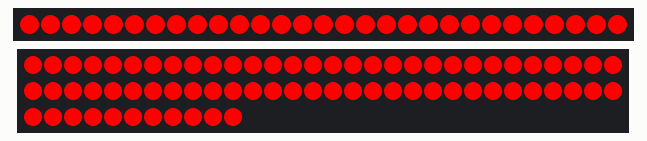
Simulated run of this program. Board: Teensy 4. Shown: 29 RGB LEDs in strip order, left to right, 71 RGB LEDs in strip order, left to right, continuing on the next row. Dim RGB values are drawn brighter than linear; random numbers use the default seed unless the program sets one.

Above: at 0.2 s.
At 0.7 s:
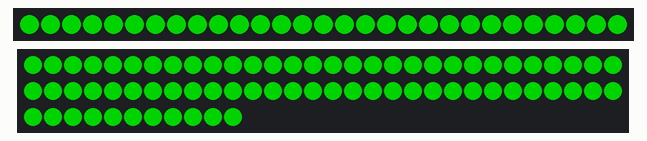
At 1.2 s:
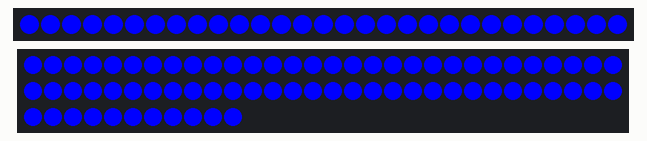
At 1.7 s:
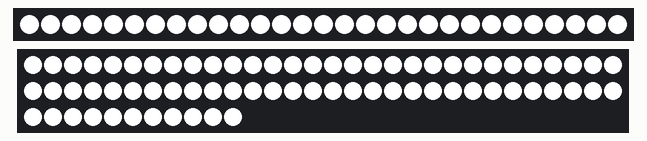
At 6.8 s:
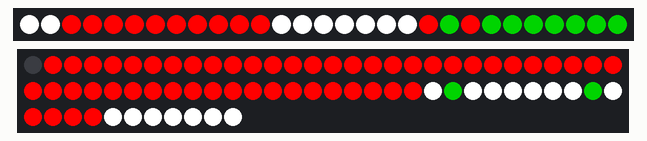
At 34.84 s:
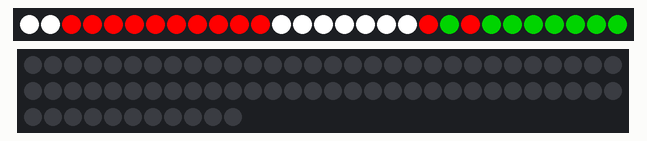

Measured:
- what the display in image 0 shows lasts 0.5 s, from 0.1 s to 0.6 s
- what the display in image 4 shows lasts 2.2 s, from 6.8 s to 9.0 s
- what the display in image 5 shows lasts 0.5 s, from 34.6 s to 35.1 s

The program:

main.cpp
```cpp
#include <FastLED.h>
#include <vector>

#define NUM_LEDS_HEAD 29 // Number of LEDs on head
#define NUM_LEDS_BODY 71 // Number of LEDs on body
#define DATA_PIN_HEAD 4  // Teensy connection for head
#define DATA_PIN_BODY 3  // Teensy connection for body
#define BRIGHTNESS 255   // Brightness of LEDs (0-255)
#define LED_TYPE WS2811  // LED type
#define COLOR_ORDER RGB  // Color order for WS2811 LEDs

typedef enum
{
  HEAD,
  BODY
} LED_ARRAY;

typedef struct
{
  LED_ARRAY arrayIndex;
  int min_index;
  int max_index;
  CRGB defaultColor;
  CRGB *led_array;
} LED_SEGMENT_RANGE;

typedef enum
{
  HEART_0,
  HEART_1,
  HEART_2,
  HEART_3,
  RIGHT_ARM,
  RIGHT_CUFF,
  RIGHT_FINGER,
  BELT,
  LEFT_FINGER,
  LEFT_CUFF,
  LEFT_ARM,
  COLLAR,
  TASSEL,
  HAT,
  TRIM,
  LEFT_EYE,
  NOSE,
  RIGHT_EYE,
  MOUTH
} grinchSegmentIndex;

LED_SEGMENT_RANGE grinchSegments[] = {
    {BODY, 0, 0, CRGB::Red},     // heart 0
    {BODY, 1, 10, CRGB::Red},    // heart 1
    {BODY, 11, 26, CRGB::Red},   // heart 2
    {BODY, 27, 44, CRGB::Red},   // heart 3
    {BODY, 45, 49, CRGB::Red},   // right arm
    {BODY, 50, 50, CRGB::White}, // right cuff
    {BODY, 51, 51, CRGB::Green}, // right finger
    {BODY, 52, 57, CRGB::White}, // belt
    {BODY, 58, 58, CRGB::Green}, // left finger
    {BODY, 59, 59, CRGB::White}, // left cuff
    {BODY, 60, 63, CRGB::Red},   // left arm
    {BODY, 64, 70, CRGB::White}, // collar
    {HEAD, 0, 1, CRGB::White},   // tassel
    {HEAD, 2, 11, CRGB::Red},    // hat
    {HEAD, 12, 18, CRGB::White}, // trim
    {HEAD, 19, 19, CRGB::Red},   // left eye
    {HEAD, 20, 20, CRGB::Green}, // nose
    {HEAD, 21, 21, CRGB::Red},   // right eye
    {HEAD, 22, 28, CRGB::Green}, // mouth
};

CRGB leds_head[NUM_LEDS_HEAD];
CRGB leds_body[NUM_LEDS_BODY];

void selfTest()
{
  fill_solid(leds_head, NUM_LEDS_HEAD, CRGB::Red);
  fill_solid(leds_body, NUM_LEDS_BODY, CRGB::Red);
  FastLED.show();
  delay(500);
  FastLED.clear(true); // Ensure all LEDs start off
  fill_solid(leds_head, NUM_LEDS_HEAD, CRGB::Green);
  fill_solid(leds_body, NUM_LEDS_BODY, CRGB::Green);
  FastLED.show();
  delay(500);
  FastLED.clear(true); // Ensure all LEDs start off
  fill_solid(leds_head, NUM_LEDS_HEAD, CRGB::Blue);
  fill_solid(leds_body, NUM_LEDS_BODY, CRGB::Blue);
  FastLED.show();
  delay(500);
  FastLED.clear(true); // Ensure all LEDs start off
  fill_solid(leds_head, NUM_LEDS_HEAD, CRGB::White);
  fill_solid(leds_body, NUM_LEDS_BODY, CRGB::White);
  FastLED.show();
  delay(500);
  FastLED.clear(true); // Ensure all LEDs start off
  delay(1000);
}

void setup()
{
  FastLED.addLeds<LED_TYPE, DATA_PIN_HEAD, COLOR_ORDER>(leds_head, NUM_LEDS_HEAD).setCorrection(TypicalLEDStrip);
  FastLED.addLeds<LED_TYPE, DATA_PIN_BODY, COLOR_ORDER>(leds_body, NUM_LEDS_BODY).setCorrection(TypicalLEDStrip);
  FastLED.setBrightness(BRIGHTNESS);
  FastLED.clear(true); // Ensure all LEDs start off
  FastLED.show();
  delay(100);
  selfTest();

  // Serial.begin(9600); // Baud rate must match monitor_speed in platformio.ini

  // Loop over all grinchSegments
  int segmentCount = sizeof(grinchSegments) / sizeof(grinchSegments[0]); // Calculate the number of segments

  for (int i = 0; i < segmentCount; ++i)
  {
    LED_SEGMENT_RANGE &segment = grinchSegments[i];

    // Initialize LED array pointer based on the array index
    if (segment.arrayIndex == HEAD)
    {
      segment.led_array = leds_head;
    }
    else if (segment.arrayIndex == BODY)
    {
      segment.led_array = leds_body;
    }
  }
}

void flashSegment(grinchSegmentIndex bodyPart, int time = 100, bool clear = false)
{
  LED_SEGMENT_RANGE &segment = grinchSegments[bodyPart];
  int i;
  for (i = segment.min_index; i <= segment.max_index; i++)
  {
    segment.led_array[i] = segment.defaultColor;
  }
  FastLED.show();
  delay(time);

  if (clear)
  {
    for (i = segment.min_index; i <= segment.max_index; i++)
    {
      segment.led_array[i] = CRGB::Black;
    }
  }
  delay(time);
}

void warmup()
{
  flashSegment(TASSEL);
  flashSegment(HAT);
  flashSegment(TRIM);
  flashSegment(RIGHT_EYE);
  flashSegment(LEFT_EYE);
  flashSegment(NOSE);
  flashSegment(MOUTH);
  flashSegment(COLLAR);
  flashSegment(RIGHT_ARM);
  flashSegment(LEFT_ARM);
  flashSegment(RIGHT_CUFF);
  flashSegment(LEFT_CUFF);
  flashSegment(RIGHT_FINGER);
  flashSegment(LEFT_FINGER);
  flashSegment(HEART_0, 100, true);
  flashSegment(HEART_1);
  flashSegment(HEART_2);
  flashSegment(HEART_3);
  flashSegment(BELT);
  delay(2000);
  FastLED.clear(true);
  delay(500);
}

void heartBeat()
{
  flashSegment(TASSEL, 0);
  flashSegment(HAT, 0);
  flashSegment(TRIM, 200);
  flashSegment(RIGHT_EYE, 0);
  flashSegment(LEFT_EYE, 0);
  flashSegment(NOSE, 0);
  flashSegment(MOUTH, 200);
  flashSegment(COLLAR, 0);
  flashSegment(RIGHT_ARM, 0);
  flashSegment(LEFT_ARM, 0);
  flashSegment(RIGHT_CUFF, 0);
  flashSegment(LEFT_CUFF, 0);
  flashSegment(RIGHT_FINGER, 0);
  flashSegment(LEFT_FINGER, 0);
  flashSegment(BELT, 200);
  for (int i = 0; i < 6; i++)
  {
    flashSegment(HEART_0, 100, true);
    flashSegment(HEART_1, 100, true);
    flashSegment(HEART_2, 100, true);
    flashSegment(HEART_3, 200, true);
  }
  delay(1000);
  FastLED.clear(true);
  // delay(500);
}

void allOn()
{
  // Loop over all grinchSegments
  int segmentCount = sizeof(grinchSegments) / sizeof(grinchSegments[0]);
  for (int i = 0; i < segmentCount; ++i)
  {
    LED_SEGMENT_RANGE &segment = grinchSegments[i];
    for (int j = segment.min_index; j <= segment.max_index; j++)
    {
      segment.led_array[j] = segment.defaultColor;
    }
  }
  FastLED.show();
  delay(500);
}

// Structure to hold information about each sparkling LED
struct Sparkle
{
  int index;               // LED index
  unsigned long startTime; // When the sparkle started
  bool isActive;           // If the sparkle is currently active
};

// Define LEDGroup structure
struct LEDGroup
{
  grinchSegmentIndex index;
  unsigned long sparkleDuration;
  unsigned long minTimeBetweenSparkles;
  int initialBrightness;
  unsigned long lastSparkleAttempt;
  unsigned long chaseSpeed;
  int trailLength;
  bool isReversed;
  std::vector<Sparkle> activeSparkles;
};

// Function to sparkle a single LED group
void sparkleLEDGroup(LEDGroup &group)
{
  unsigned long currentTime = millis();
  LED_SEGMENT_RANGE &segment = grinchSegments[group.index];

  // Attempt to add a new sparkle at intervals without blocking others
  if (currentTime - group.lastSparkleAttempt >= group.minTimeBetweenSparkles)
  {
    int firstLED = segment.min_index;
    int lastLED = segment.max_index;

    Sparkle newSparkle = {
        .index = static_cast<int>(random(lastLED - firstLED + 1) + firstLED), // Random LED index within the group
        .startTime = currentTime,                                             // Start time
        .isActive = true                                                      // Mark as active
    };
    group.activeSparkles.push_back(newSparkle); // Add new sparkle to the group's list
    group.lastSparkleAttempt = currentTime;     // Update the last sparkle attempt time
  }

  // Update all active sparkles in the group
  for (auto &sparkle : group.activeSparkles)
  {
    if (sparkle.isActive)
    {
      unsigned long elapsed = currentTime - sparkle.startTime;
      if (elapsed < group.sparkleDuration)
      {
        // Calculate the duration of one toggle cycle
        unsigned long toggleCycleDuration = group.sparkleDuration / 5; // 3 toggles = 6 states (on/off)

        // Determine the current state (toggle index)
        int toggleIndex = (elapsed / toggleCycleDuration) % 2; // 0 for high, 1 for low

        // Set brightness based on the toggle index
        float fadeRatio = (toggleIndex == 0) ? 1.0 : 0.5; // High (1.0) or low (0.5)

        // Apply fadeRatio to the color
        CRGB color = segment.defaultColor;
        color.r *= fadeRatio;
        color.g *= fadeRatio;
        color.b *= fadeRatio;

        // Apply brightness to the LED
        segment.led_array[sparkle.index] = color;
      }
      else
      {
        // End sparkle after duration
        segment.led_array[sparkle.index] = segment.defaultColor / 2;
        sparkle.isActive = false; // Mark as inactive
      }
    }
  }

  // Remove inactive sparkles
  group.activeSparkles.erase(
      std::remove_if(group.activeSparkles.begin(), group.activeSparkles.end(),
                     [](const Sparkle &s)
                     {
                       return !s.isActive;
                     }),
      group.activeSparkles.end());
}

// Function to chase a single LED group
void chaseLEDGroup(LEDGroup &group)
{
  unsigned long currentTime = millis();
  LED_SEGMENT_RANGE &segment = grinchSegments[group.index];

  // Calculate the total number of LEDs in the segment
  int firstLED = segment.min_index;
  int lastLED = segment.max_index;
  int numLEDs = lastLED - firstLED + 1;

  // Calculate the LED position based on time and chase speed
  unsigned long elapsed = currentTime - group.lastSparkleAttempt; // Time since the effect started
  int basePosition = (elapsed / group.chaseSpeed) % numLEDs;      // Base position without direction

  // Adjust position based on direction
  int ledPosition = group.isReversed ? (numLEDs - 1 - basePosition) : basePosition;

  // Reset all LEDs to default color (or off)
  for (int i = firstLED; i <= lastLED; i++)
  {
    segment.led_array[i] = segment.defaultColor / 8; // Dimmed default color
  }

  // Light up the current LED in the chase
  segment.led_array[firstLED + ledPosition] = segment.defaultColor;

  // Optionally, light up trailing LEDs for a smoother effect
  int trailLength = group.trailLength; // Number of LEDs to light up behind the current LED
  for (int i = 1; i <= trailLength; i++)
  {
    int trailPos = group.isReversed
                       ? (ledPosition + i) % numLEDs            // Forward when reversed
                       : (ledPosition - i + numLEDs) % numLEDs; // Backward otherwise

    float fadeRatio = 1.0 - (float)i / (trailLength + 1); // Decrease brightness for trailing LEDs
    CRGB color = segment.defaultColor;
    color.r *= fadeRatio;
    color.g *= fadeRatio;
    color.b *= fadeRatio;

    segment.led_array[firstLED + trailPos] = color;
  }
}

// Function to chase a single LED group
void smileLEDGroup(LEDGroup &group)
{
  unsigned long currentTime = millis();
  LED_SEGMENT_RANGE &segment = grinchSegments[group.index];

  // Calculate the total number of LEDs in the segment
  int firstLED = segment.min_index;
  int lastLED = segment.max_index;
  int numLEDStates = (lastLED - firstLED + 1) / 2 + 2; // with 7 leds, need 5 states including all off as one of them

  // Calculate the LED position based on time and chase speed
  unsigned long elapsed = currentTime - group.lastSparkleAttempt; // Time since the effect started
  int position = (elapsed / group.chaseSpeed) % numLEDStates;     // Base position without direction

  for (int j = firstLED; j <= lastLED; j++)
  {
    segment.led_array[j] = segment.defaultColor / 16;
  }

  for (int i = 0; i < position; i++)
  {
    segment.led_array[firstLED + 3 - i] = segment.defaultColor;
    segment.led_array[firstLED + 3 + i] = segment.defaultColor;
  }
}

void heartbeatLEDGroup(LEDGroup &group)
{
  unsigned long currentTime = millis();
  LED_SEGMENT_RANGE &segment = grinchSegments[group.index];

  // Calculate the total number of LEDs in the segment
  int firstLED = segment.min_index;
  int lastLED = segment.max_index;

  // Time since the heartbeat started
  unsigned long elapsed = currentTime - group.lastSparkleAttempt;

  // Total duration of one heartbeat cycle
  unsigned long heartbeatDuration = 1500; // group.heartbeatDuration;

  // Normalize elapsed time within the heartbeat cycle
  float cyclePosition = (float)(elapsed % heartbeatDuration) / heartbeatDuration;

  // Calculate brightness based on a heartbeat curve
  float brightness = 0.0;
  if (cyclePosition < 0.25) // First strong beat
  {
    brightness = sin(PI * (cyclePosition / 0.25)); // Quick rise and fall
  }
  else if (cyclePosition < 0.5) // Second smaller beat
  {
    brightness = 0.5 * sin(PI * ((cyclePosition - 0.25) / 0.25)); // Smaller pulse
  }
  else // Rest phase
  {
    brightness = 0.0;
  }

  // Apply brightness to all LEDs in the group
  for (int i = firstLED; i <= lastLED; i++)
  {
    CRGB color = segment.defaultColor;
    color.r *= brightness;
    color.g *= brightness;
    color.b *= brightness;
    segment.led_array[i] = color;
  }

  // Reset the start time for the next heartbeat
  if (elapsed >= heartbeatDuration)
  {
    group.lastSparkleAttempt = currentTime;
  }
}

void whiteSparkleV3()
{
  // { grinchSegmentIndex, sparkleDuration, minTimeBetweenSparkles, initialBrightness, lastSparkleAttempt, chaseSpeed, trailLength, isReversed}
  std::vector<LEDGroup> ledSparkleGroup = {
      {TASSEL, 200, 1000, 127, 0, 0, 0, false, {}},
      {TRIM, 200, 100, 127, 0, 0, 0, false, {}},
      {COLLAR, 200, 100, 127, 0, 0, 0, false, {}},
      {RIGHT_CUFF, 200, 2000, 127, 0, 0, 0, false, {}},
      {LEFT_CUFF, 200, 2000, 127, 0, 0, 0, false, {}},
      {BELT, 200, 100, 127, 0, 0, 0, false, {}},
  };

  std::vector<LEDGroup> ledChaseGroup = {
      {HAT, 200, 1000, 127, 0, 50, 3, false, {}},
      {LEFT_ARM, 200, 1000, 127, 0, 100, 0, true, {}},
      {RIGHT_ARM, 200, 1000, 127, 0, 100, 0, false, {}},
      {HEART_3, 200, 1000, 127, 0, 50, 3, false, {}},
  };

  std::vector<LEDGroup> ledBeatGroup = {
      {HEART_1, 200, 1000, 127, 0, 50, 3, false, {}},
  };

  std::vector<LEDGroup> ledSmileGroup = {
      {MOUTH, 200, 1000, 127, 0, 200, 0, false, {}},
  };

  FastLED.clear(true);
  flashSegment(RIGHT_EYE, 0);
  flashSegment(LEFT_EYE, 0);
  flashSegment(NOSE, 0);
  flashSegment(RIGHT_FINGER, 0);
  flashSegment(LEFT_FINGER, 0);

  // Initialize sparkle groups
  for (auto &group : ledSparkleGroup)
  {
    LED_SEGMENT_RANGE &segment = grinchSegments[group.index];
    CRGB initialColor = segment.defaultColor / 2;
    for (int i = segment.min_index; i <= segment.max_index; i++)
    {
      segment.led_array[i] = initialColor;
    }
  }

  // Get the start time
  unsigned long startTime = millis();

  while (true)
  {
    // Calculate elapsed time
    unsigned long elapsedTime = millis() - startTime;

    // Exit loop after 10 seconds
    if (elapsedTime >= 10000)
    {
      break;
    }

    for (auto &group : ledSparkleGroup)
    {
      sparkleLEDGroup(group);
    }

    for (auto &group : ledChaseGroup)
    {
      chaseLEDGroup(group);
    }

    for (auto &group : ledBeatGroup)
    {
      heartbeatLEDGroup(group);
    }
    for (auto &group : ledSmileGroup)
    {
      smileLEDGroup(group);
    }

    // Show LED updates and maintain 120 FPS loop using FastLED.delay()
    FastLED.show();
    FastLED.delay(8); // Approximate 120 frames per second
  }

  FastLED.clear(true);
}

void loop()
{
  warmup();
  heartBeat();
  // allOn();
  whiteSparkleV3();
}
```
